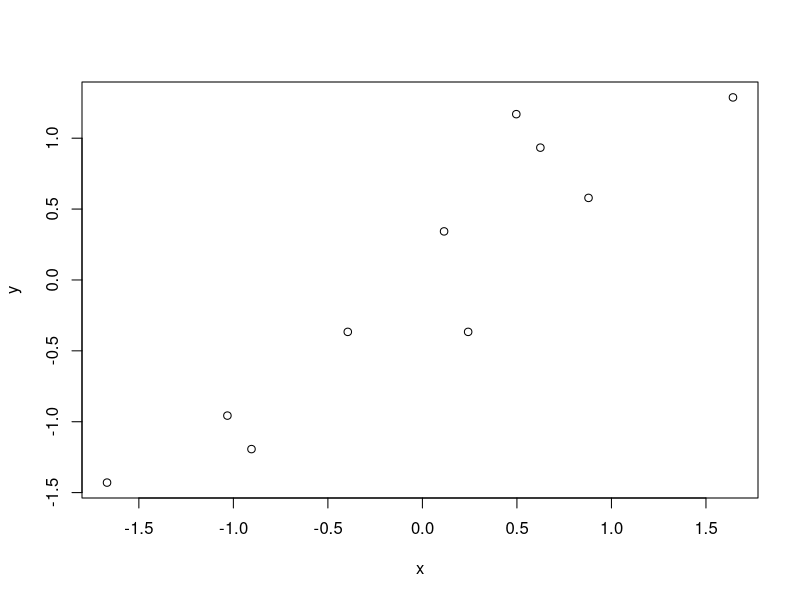
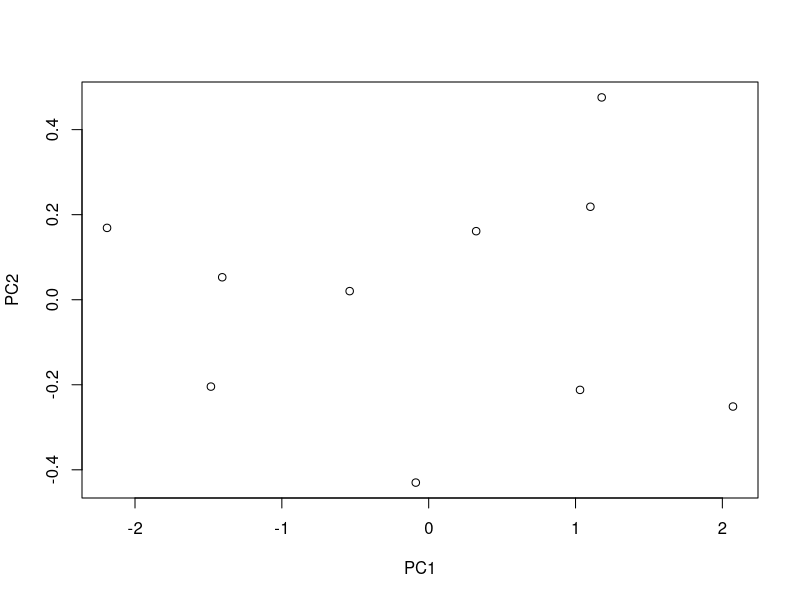
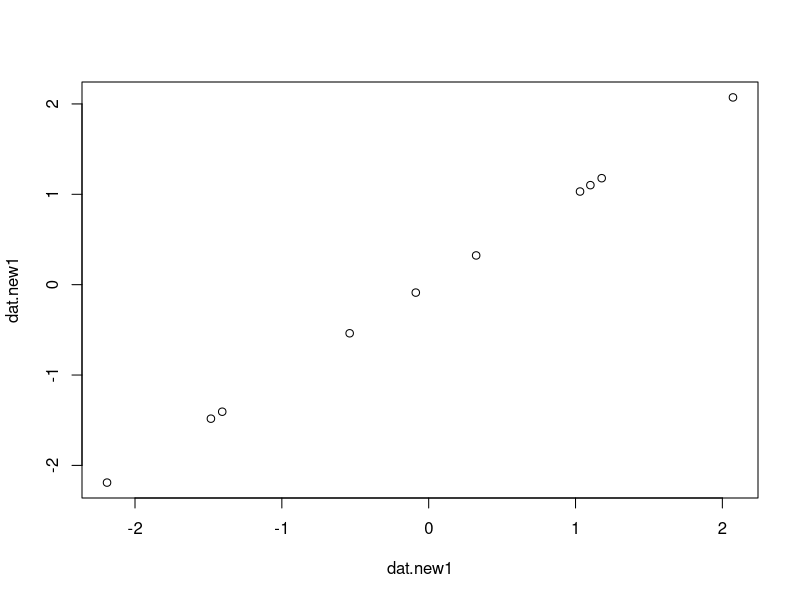
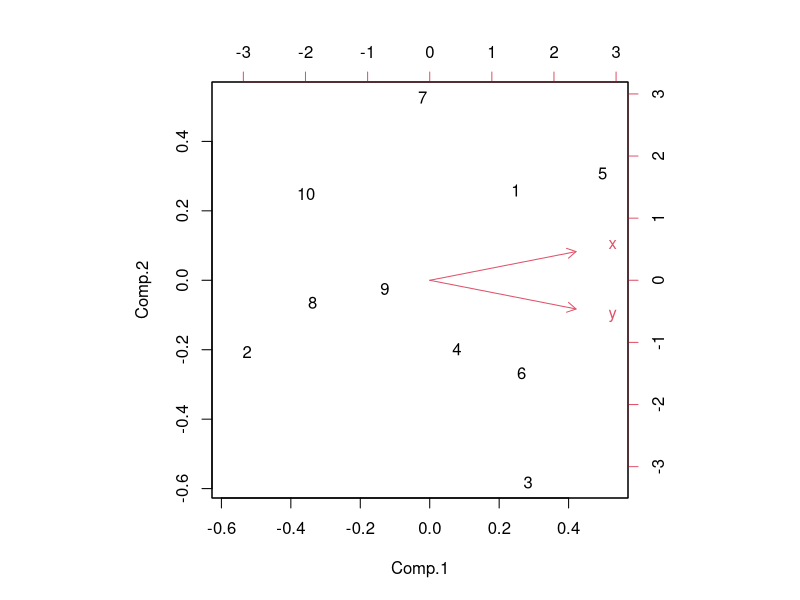
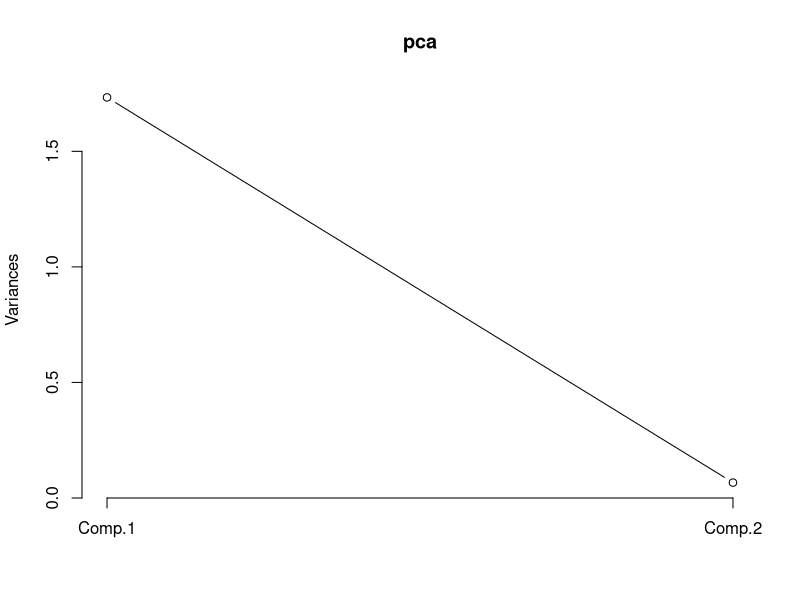
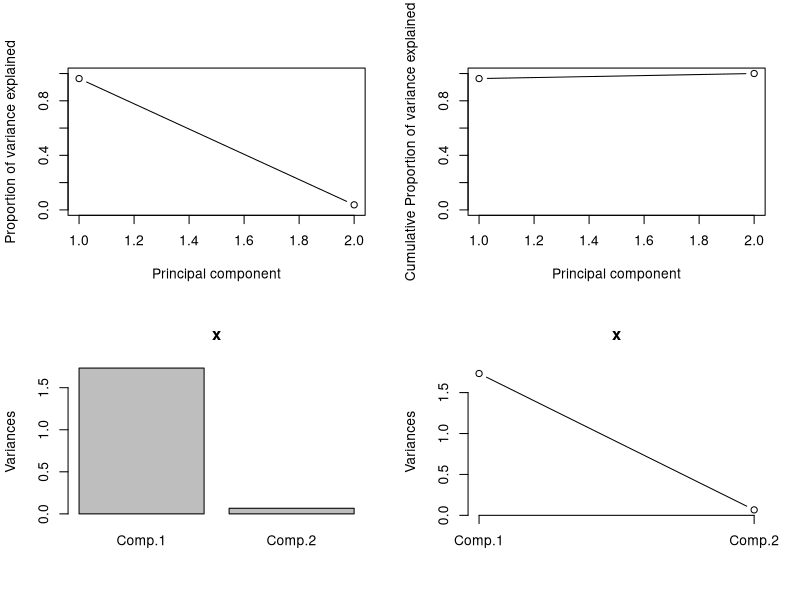

The R script that drew these images, in order:
x<-c(2.5,0.5,2.2,1.9,3.1,2.3,2,1,1.5,1.1)
y<-c(2.4,0.7,2.9,2.2,3.0,2.7,1.6,1.1,1.6,0.9)

orgdat <- data.frame(x, y)

# center the data
dat <- scale(orgdat,center=TRUE, scale = TRUE) # Scale should be true if variables are on different scales

# plot centered data
plot(dat)

# calculate the covariance matrix
covmat <- cov(dat)
covmat
# The off-diagonal values are the covariances between variables. They reflect 
# distortions in the data (noise, redundancy, .). Large off-diagonal values 
# correspond to high distortions in our data.
# In the covariance table above, the off-diagonal values are different from zero. 
# This indicates the presence of redundancy in the data. In other words, there is 
# a certain amount of correlation between variables.
# The aim of PCA is to minimize this distortions and to summarize the essential 
# information in the data

# The diagonal elements are the variances of the different variables. 
# A large diagonal values correspond to strong signal
diag(covmat)

# Eigenvalues : The numbers on the diagonal of the diagonalized covariance matrix 
# are called eigenvalues of the covariance matrix. Large eigenvalues correspond to 
# large variances.
# Eigenvectors : The directions of the new rotated axes are called the eigenvectors 
# of the covariance matrix.

# calculate eigenvalues and eigenvectors of the covariance matrix
ev <- eigen(covmat)
ev

eval1 <- ev$values[1] # eigenvalue#1
ev1 <- ev$vectors[,1] # eigenvector#1
eval2 <- ev$values[2] # eigenvalue#2
ev2 <- ev$vectors[,2] # eigenvector#2
# The eigenvector(ev1) with the highest eigenvalue(eval1) is the principle 
# component of the data set.

# The dot product of the eigenvectors of the symmetric covariance matrix is zero
# this means the eigenvectors are orthogonal to each other
ev1%*%ev2

# Compute the new dataset with both eigenvectors retained:
# Keeping both eigenvectors for the transformation, we get the data and
# the plot. This plot is basically the original data, rotated so that the
# eigenvectors are the axes.
        
# Transpose eigenvectors
eigenvectors.t <- t(ev$vectors)
# Transpose the adjusted data
dat.t <- t(dat)
# The new dataset
dat.new <- eigenvectors.t %*% dat.t
# Transpose new data and rename columns
dat.new <- t(dat.new)
colnames(dat.new) <- c("PC1", "PC2")
dat.new # transformed data
plot(dat.new)


# Compute the new dataset with only first(larger eigenvalue) eigenvector retained:
# The other transformation we can make is by taking only the eigenvector with the
# largest eigenvalue. The resulting dataset only has a single dimension. If you 
# compare this data set with the one resulting from using both eigenvectors, you 
# will notice that this data set is exactly the first column of the other. So, if 
# you were to plot this data, it would be 1 dimensional,and would be points on a 
# line in exactly the < positions of the points in the plot created above with both 
# eigenvectors. The single-eigenvector decomposition has removed the contribution
# due to the smaller eigenvector and left us with data that is only in terms of the other.

# Transpose eigenvectors
eigenvectors.t1 <- t(ev1)
# Transpose the adjusted data
dat.t <- t(dat)
# The new dataset
dat.new1 <- eigenvectors.t1 %*% dat.t
# Transpose new data and rename columns
dat.new1 <- t(dat.new1)
colnames(dat.new1) <- c("PC1")
dat.new1 # transformed data
plot(dat.new1,dat.new1)


## This time we will use R's princomp function to perform PCA
pca <- princomp(dat) # since the data is already standardized, the default cor=FALSE
summary(pca)
# As you can see, principal component 1 have the highest standard deviation

# To obtain the actual principal component coordinates ("scores") for each row
pca$scores

# To produce the biplot, a visualization of the principal components against the original variables
biplot(pca)
# The closeness of the x and y arrows indicates that these two variables are, intuitively, correlated.

# plot pca
# The plot method returns a plot of the variances (y-axis) associated with the 
# PCs (x-axis). The Figure below is useful to decide how many PCs to retain for 
# further analysis. In this simple case with only 2 PCs this is not a hard task 
# and we can see that the first PC explain most of the variability in the data.
plot(pca, type = "l")

# creating a plot function
pcaCharts <- function(x) {
        x.var <- x$sdev ^ 2
        x.pvar <- x.var/sum(x.var)
        print("proportions of variance:")
        print(x.pvar)
        
        par(mfrow=c(2,2))
        plot(x.pvar,xlab="Principal component", ylab="Proportion of variance explained", ylim=c(0,1), type='b')
        plot(cumsum(x.pvar),xlab="Principal component", ylab="Cumulative Proportion of variance explained", ylim=c(0,1), type='b')
        screeplot(x)
        screeplot(x,type="l")
        par(mfrow=c(1,1))
}

# running plot function
pcaCharts(pca)
